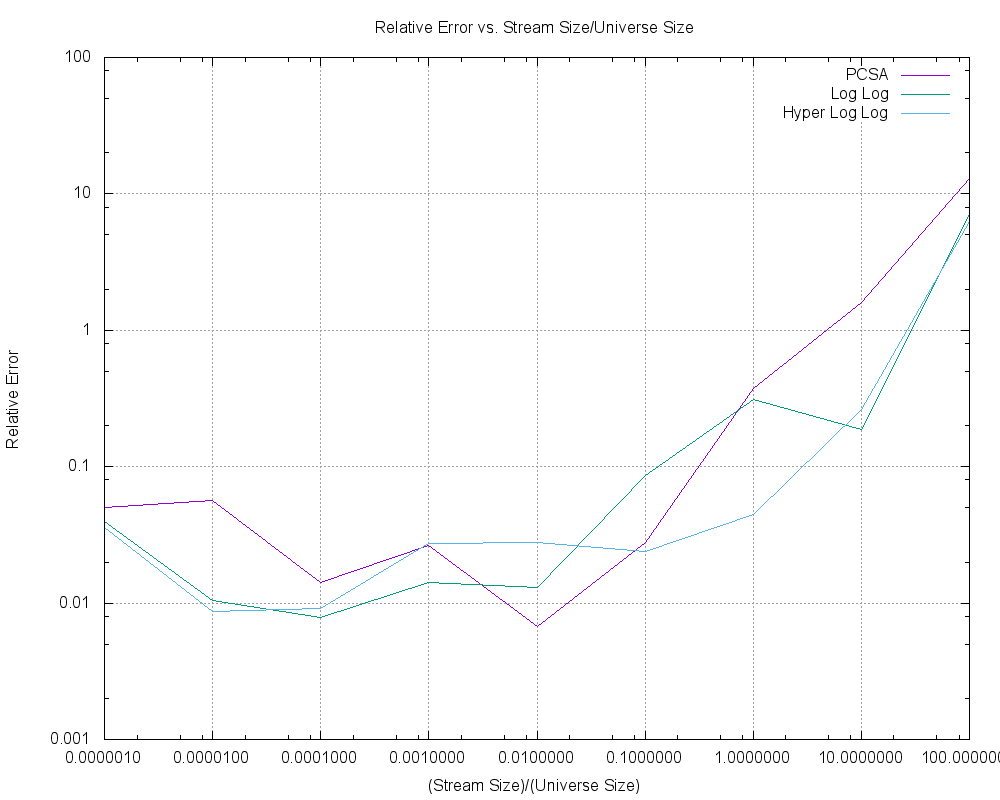

Write gnuplot code to recreate this figure.
set title "Relative Error vs. Stream Size/Universe Size"
set key top right
set grid
set xlabel "(Stream Size)/(Universe Size)"
set ylabel "Relative Error"
set logscale xy
set terminal png size 1000, 800
set output 'sut.png'
plot   "sut_pcsa.tab" using 1:2 title "PCSA" with lines, \
   "sut_ll.tab" using 1:2 title "Log Log" with lines, \
   "sut_hll.tab" using 1:2 title "Hyper Log Log" with lines
